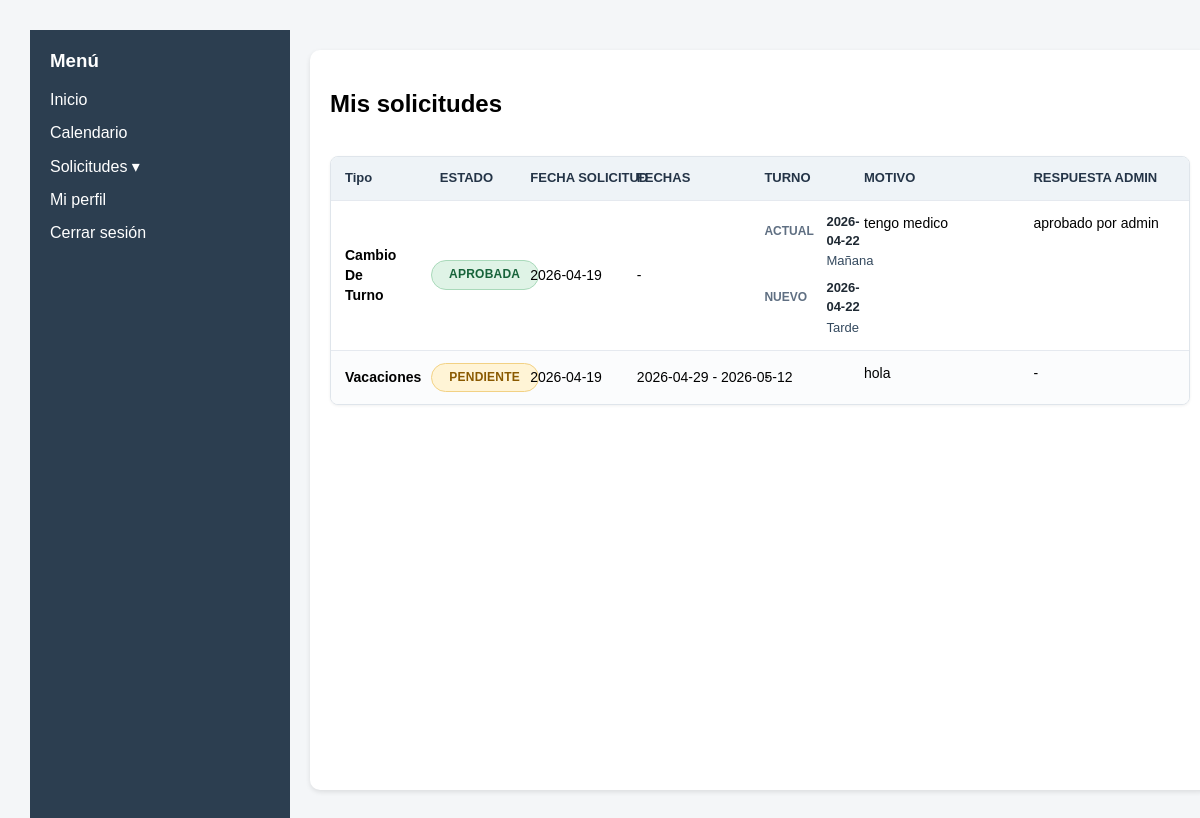
The page /frontend/views/mis_solicitudes.php (signed in) on the database as committed earlier.
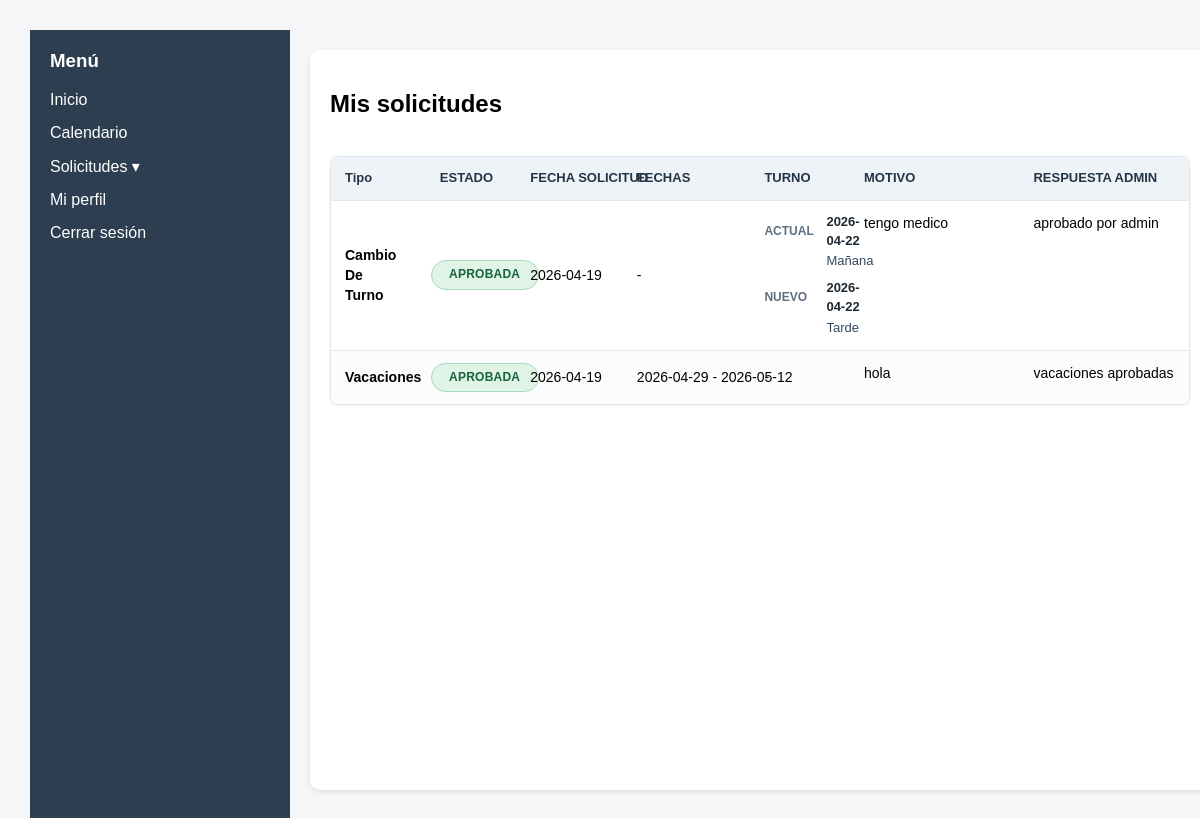
The same page on the database as committed later.
### tables this page shows
CREATE TABLE SOLICITUD (
    id_solicitud INTEGER PRIMARY KEY AUTOINCREMENT,
    tipo TEXT NOT NULL,
    motivo TEXT,
    estado TEXT NOT NULL,
    fecha_solicitud TEXT NOT NULL,
    id_empleado INTEGER NOT NULL, fecha_inicio TEXT, fecha_fin TEXT, fecha_turno_actual TEXT, turno_actual TEXT, fecha_turno_nuevo TEXT, turno_nuevo TEXT, respuesta_admin TEXT,
    FOREIGN KEY (id_empleado) REFERENCES EMPLEADO(id_empleado)
);

### frontend/views/mis_solicitudes.php (the view, shortened to what this page needs)
<?php include '../components/header.php'; ?>
<?php include '../components/layout.php'; ?>
<?php
$db = getDB();
$idEmpleado = $_SESSION['id_empleado'];
$stmt = $db->prepare("
  SELECT
    id_solicitud,
    tipo,
    motivo,
    estado,
    fecha_solicitud,
    fecha_inicio,
    fecha_fin,
    fecha_turno_actual,
    turno_actual,
    fecha_turno_nuevo,
    turno_nuevo,
    respuesta_admin
  FROM SOLICITUD
  WHERE id_empleado = :id_empleado
  ORDER BY fecha_solicitud DESC, id_solicitud DESC
");
$stmt->execute([
  ':id_empleado' => $idEmpleado
]);
$solicitudes = $stmt->fetchAll(PDO::FETCH_ASSOC);
function mostrarTipoSolicitud($tipo)
{
  $tipos = [
    'vacaciones' => 'Vacaciones',
    'cambio_turno' => 'Cambio de turno'
  ];
  return $tipos[$tipo] ?? $tipo;
}
function mostrarEstadoSolicitud($estado)
{
  $estados = [
    'pendiente' => 'Pendiente',
    'aprobada' => 'Aprobada',
    'rechazada' => 'Rechazada'
  ];
  return $estados[$estado] ?? $estado;
}
?>
<main>
  <div class="card">
    <h2>Mis solicitudes</h2>
    <?php if (count($solicitudes) === 0): ?>
      <p>Todavía no has enviado ninguna solicitud.</p>
    <?php else: ?>
      <table class="requests-table">
        <thead>
          <tr>
            <th>Tipo</th>
            <th>Estado</th>
            <th>Fecha solicitud</th>
            <th>Fechas</th>
            <th>Turno</th>
            <th>Motivo</th>
            <th>Respuesta admin</th>
          </tr>
        </thead>
        <tbody>
          <?php foreach ($solicitudes as $solicitud): ?>
            <tr>
              <td><?php echo htmlspecialchars(mostrarTipoSolicitud($solicitud['tipo'])); ?></td>
              <td>
                <span class="status status-<?php echo htmlspecialchars($solicitud['estado']); ?>">
                  <?php echo htmlspecialchars(mostrarEstadoSolicitud($solicitud['estado'])); ?>
                </span>
              </td>
              <td><?php echo htmlspecialchars($solicitud['fecha_solicitud']); ?></td>
              <td>
                <?php if ($solicitud['tipo'] === 'vacaciones'): ?>
                  <?php echo htmlspecialchars($solicitud['fecha_inicio'] ?? ''); ?>
                  -
                  <?php echo htmlspecialchars($solicitud['fecha_fin'] ?? ''); ?>
                <?php else: ?>
                  -
                <?php endif; ?>
              </td>
              <td>
                <?php if ($solicitud['tipo'] === 'cambio_turno'): ?>
                  <div class="shift-change">
                    <div class="shift-change-row">
                      <span>Actual</span>
                      <strong><?php echo htmlspecialchars($solicitud['fecha_turno_actual'] ?? ''); ?></strong>
                      <em><?php echo htmlspecialchars($solicitud['turno_actual'] ?? ''); ?></em>
                    </div>
                    <div class="shift-change-row">
                      <span>Nuevo</span>
                      <strong><?php echo htmlspecialchars($solicitud['fecha_turno_nuevo'] ?? ''); ?></strong>
                      <em><?php echo htmlspecialchars($solicitud['turno_nuevo'] ?? ''); ?></em>
                    </div>
                  </div>
                <?php else: ?>
                  -
                <?php endif; ?>
              </td>
              <td><?php echo nl2br(htmlspecialchars($solicitud['motivo'] ?? '')); ?></td>
              <td>
                <?php echo nl2br(htmlspecialchars($solicitud['respuesta_admin'] ?? '-')); ?>
              </td>
            </tr>
          <?php endforeach; ?>
        </tbody>
      </table>
    <?php endif; ?>
  </div>
</main>
<?php include '../components/footer.php'; ?>

### frontend/components/header.php (shortened to what this page needs)
<!DOCTYPE html>
<html lang="es">
<head>
    <link rel="stylesheet" href="../css/styles.css">
</head>
<body>
    <div class="container">

### frontend/components/layout.php (shortened to what this page needs)
<aside>
  <h3>Menú</h3>
  <ul>
    <li><a href="menu.php">Inicio</a></li>
    <li><a href="calendario.php">Calendario</a></li>
    <li class="dropdown">
      <button class="dropdown-btn" type="button">Solicitudes ▾</button>
    </li>
    <li><a href="perfil.php">Mi perfil</a></li>
    <li><a href="logout.php">Cerrar sesión</a></li>
  </ul>
</aside>

### frontend/components/footer.php
</div>
</body>
</html>

### frontend/css/styles.css (style rules this page uses)
html, body { margin: 0; padding: 15px; font-family: sans-serif; }
body { font-family: Arial; margin: 0; background: #f4f6f8; }
.container { display: flex; height: 100vh; width: 100vw; }
aside { width: 220px; background: #2c3e50; color: white; padding: 20px; }
aside h3 { margin-top: 0; }
aside ul { list-style: none; padding: 0; }
aside li { margin: 15px 0; }
aside a { color: white; text-decoration: none; }
main { flex: 1; padding: 20px; display: flex; flex-direction: column; overflow: auto; }
.card { background: white; padding: 20px; border-radius: 10px; margin-bottom: 20px; box-shadow: 0 2px 5px rgba(0, 0, 0, 0.1); flex: 1; display: flex; flex-direction: column; }
aside ul li { position: relative; }
.dropdown-btn { background: none; border: none; color: white; padding: 0; font-size: 1rem; cursor: pointer; width: 100%; text-align: left; }
.requests-table { width: 100%; table-layout: fixed; border-collapse: separate; border-spacing: 0; margin-top: 18px; font-size: 14px; background: white; border: 1px solid #dfe5eb; border-radius: 8px; overflow: hidden; box-shadow: 0 1px 3px rgba(0, 0, 0, 0.06); }
.requests-table th, .requests-table td { border-bottom: 1px solid #e5e9ef; padding: 12px 14px; text-align: left; vertical-align: middle; line-height: 1.45; }
.requests-table th { background: #eef3f7; color: #243447; font-size: 13px; font-weight: 700; text-transform: uppercase; white-space: nowrap; }
.requests-table tbody tr { transition: background 0.15s ease; }
.requests-table tbody tr:nth-child(even) { background: #fbfcfd; }
.requests-table tbody tr:last-child td { border-bottom: none; }
.requests-table th:nth-child(1), .requests-table td:nth-child(1) { width: 9%; font-weight: 700; text-transform: capitalize; }
.requests-table th:nth-child(2), .requests-table td:nth-child(2) { width: 11%; text-align: center; }
.requests-table th:nth-child(3), .requests-table td:nth-child(3) { width: 12%; white-space: nowrap; }
.requests-table th:nth-child(4), .requests-table td:nth-child(4) { width: 15%; white-space: nowrap; }
.requests-table th:nth-child(5), .requests-table td:nth-child(5) { width: 11%; text-align: left; }
.requests-table th:nth-child(6), .requests-table td:nth-child(6) { width: 21%; vertical-align: top; overflow-wrap: anywhere; }
.requests-table th:nth-child(7), .requests-table td:nth-child(7) { width: 21%; vertical-align: top; overflow-wrap: anywhere; }
.status { display: inline-flex; align-items: center; justify-content: center; min-width: 86px; padding: 5px 10px; border-radius: 999px; font-weight: 700; font-size: 12px; text-transform: uppercase; letter-spacing: 0.02em; }
.status-aprobada { background: #dff3e6; color: #17633a; border: 1px solid #a9d9ba; }
.shift-change { display: flex; flex-direction: column; gap: 8px; }
.shift-change-row { display: grid; grid-template-columns: 54px 1fr; column-gap: 8px; row-gap: 2px; align-items: center; }
.shift-change-row span { color: #5f6f82; font-size: 12px; font-weight: 700; text-transform: uppercase; }
.shift-change-row strong { color: #1f2933; font-size: 13px; font-weight: 700; }
.shift-change-row em { grid-column: 2; color: #34495e; font-size: 13px; font-style: normal; text-transform: capitalize; }
.status-pendiente { background: #fff4d6; color: #8a5a00; border: 1px solid #f2d184; }

Rows that differ between the two databases and show on the page:
changed solicitud "Vacaciones": estado "PENDIENTE" → "APROBADA"; respuesta_admin "-" → "vacaciones aprobadas"
